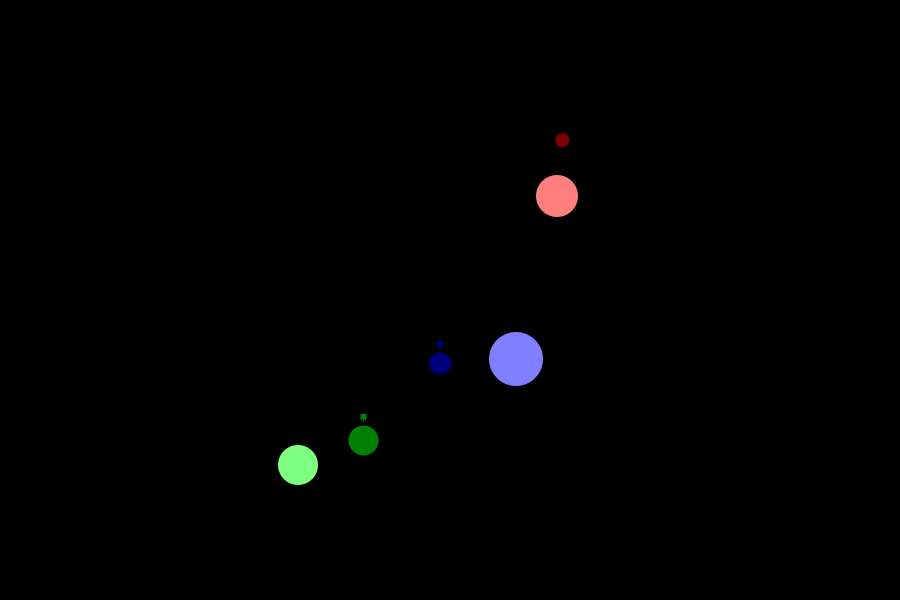
Frame 1 (no input)
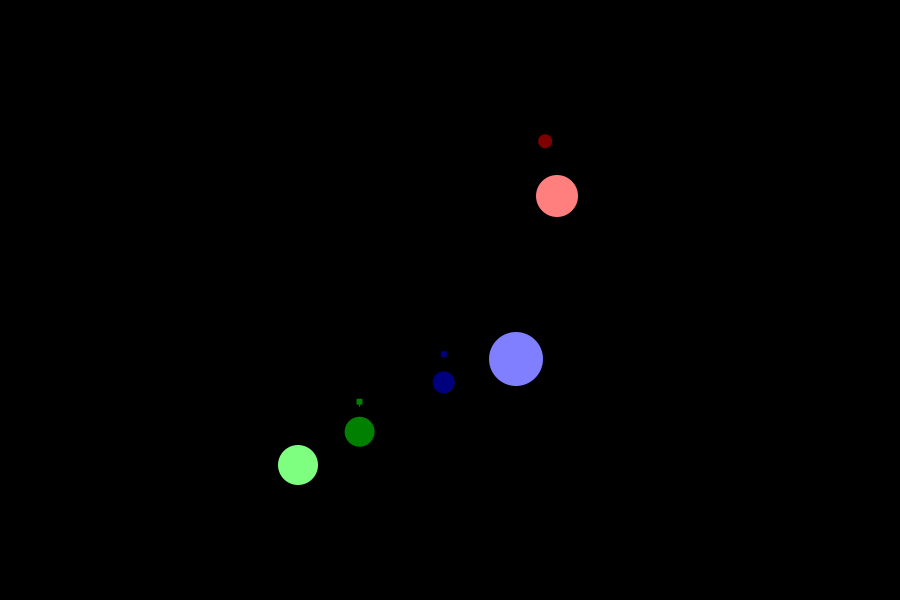
Frame 60 (the mouse pressed at the canvas centre just before this capture)
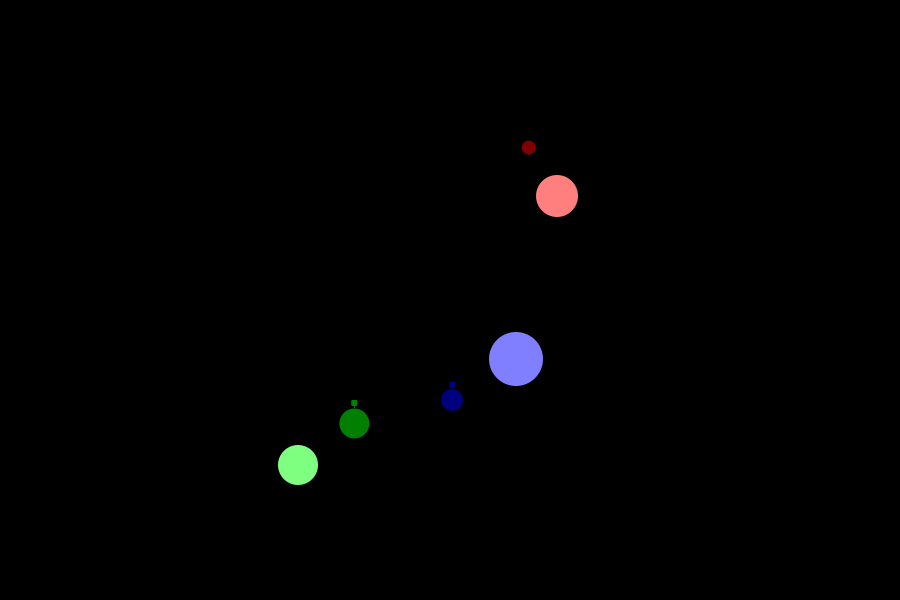
Frame 120 (the mouse held since frame 60 and released just before this capture)

The Processing sketch that drew these frames (run headless with seeded random() and noise(); from frame 60 on, the mouse is pressed at the canvas centre):

// Processing sketch: LivingRoom
// ── LivingRoom.pde
/*
A postcard for Creative Coding course.
*/

// Declare and initialise variables
ArrayList<SolarSystem> systems;
ArrayList<LifeForm> life;
color backgroundColour = #000000;
int numPossibleSystems = 9;
int sunSizeMean = 24;
int sunSizeVariation = 4;
int planetSizeMean = 12;
int planetSizeVariation = 2;
int sunBrightness = 255;
int sunSaturation = 127;
int planetBrightness = 127;
int planetSaturation = 255;
int lifeBodySize = 6;
int lifeBodyMass = lifeBodySize * lifeBodySize / 100;
float breedChance = 0.01;
float lifeChance = 0.67;

void setup() {
  size (900, 600);
  colorMode(HSB);
  systems = new ArrayList<SolarSystem>();
  life = new ArrayList<LifeForm>();
  int cx, cy, ss, ps;
  int margin = 2 * (sunSizeMean + sunSizeVariation + planetSizeMean + planetSizeVariation);
  color sc, pc;
  //float lerpPoint;
  //boolean tooClose = false;
  for (int i = 0; i < numPossibleSystems; i++ ) {
    //lerpPoint = i / numPossibleSystems;   
    cx = (int) random(margin, width - margin);
    cy = (int) random(margin, height - margin);
    ss = (int) (sunSizeMean + randomGaussian() * sunSizeVariation);
    ps = (int) (planetSizeMean + randomGaussian() * planetSizeVariation);
    sc = color(i * 255 / numPossibleSystems, sunSaturation, sunBrightness);
    pc = color(i * 255 / numPossibleSystems, planetSaturation, planetBrightness);
    systems.add(new SolarSystem(cx, cy, ss, ps, sc, pc));
  }
  // clean up too-close systems
  for (int i = 0; i < systems.size(); i++ ) {
    for (int j = 0; j < systems.size(); j++ ) {
      if (i != 0 && i != j) {
        //println("dist " + systems.get(i).x + ", " + systems.get(i).y + ", " + systems.get(j).x + ", " + systems.get(j).y);
        if(dist(systems.get(i).x, systems.get(i).y, systems.get(j).x, systems.get(j).y) < margin * 1.5) {
          systems.get(i).removed = true;
        }
      }
    }
  }
  /*
  for (int i = 0; i < systems.size(); i++ ) {
    if (systems.get(i).removed == true) systems.remove(i);
    println("removed " + i);
  }
  */
  // test settings
  //frameRate(1);
  //println(systems.size());
  // distribute lifeforms amongst remaining solar systems
  for (int i = 0; i < systems.size(); i++) {
    color thisColour;
    int legs, legLength;
    if (systems.get(i).removed == false && lifeChance > random(1)) {
      thisColour = systems.get(i).planetColour;
      legs = (int) random(1, 4);
      legLength = (int) random(1, lifeBodySize);
      // (color _c, int _ln, int _ll, int _m, int _b, int _p, int _s)
      life.add(new LifeForm(thisColour, legs, legLength, lifeBodyMass, lifeBodySize, i, 0));
    }
  }
}

void draw() {
  background(backgroundColour);
  noStroke();
  for (int i = 0; i < systems.size(); i++) {
    SolarSystem thisSolarSystem = systems.get(i);
    if (systems.get(i).removed == false) {
      thisSolarSystem.display();
      for (int j = 0; j < life.size(); j++) {
        if (life.get(j).planet == i) {
          life.get(j).display(systems.get(i).getPlanetX(), systems.get(i).getPlanetY(), systems.get(i).planetSize);
        }
      }
    }
  }
  breed();
}

void breed() {
  for (int i = 0; i < systems.size(); i++ ) {
    if (systems.get(i).removed == false) {
      int inhabitants = 0;
      color thisColour;
      int legs, legLength;
      for (int j = 0; j < life.size(); j++) {
        if (life.get(j).planet == i) inhabitants++;
      }
      if (inhabitants < 12 && random(inhabitants + 1) < breedChance) {
        thisColour = systems.get(i).planetColour;
        legs = (int) random(1, 2);
        legLength = (int) random(1, lifeBodySize);
        life.add(new LifeForm(thisColour, legs, legLength, lifeBodyMass, lifeBodySize, i, inhabitants));
      }
    }
  }
}
// ── LifeForm.pde
// LifeForm class

class LifeForm {
  public color colour;
  public int legNumber;
  public int legLength;
  int bodySize;
  float mass;
  float jumpForce;
  //int age;
  //int maturityAge = 600;
  int mode; // 0 = immature; 1 = mature; 2 = floating
  public int planet;
  int planetSlot;
  
  LifeForm (color _c, int _ln, int _ll, int _m, int _b, int _p, int _s) {
    colour = _c;
    legNumber = _ln;
    legLength = _ll;
    mass = _m + (_ln * _ll);
    jumpForce = _ln * _ll * 100;
    //age = 0;
    bodySize = _b;
    planet = _p;
    planetSlot = _s;
  }
  
  void display(float _x, float _y, float _o) { // , float _r, float _h
    rectMode(CENTER);
    fill(colour);
    noStroke();
    if (this.mode < 2) {
      float amplitude = jumpForce / (mass * _o);
      float frequency = frameRate / 2000;
      //float jumpHeight = sin(frameCount % 360) * amplitude + amplitude / 2;
      float jumpHeight = (sin(frequency * frameCount % 360) * amplitude + amplitude / 2);
      translate(_x, _y);
      rotate(radians(planetSlot * 30)); // _r + 
      rect(0, 0 - _o - legLength - (bodySize / 2) - jumpHeight, bodySize, bodySize, bodySize / 4);
      for (int i = 0; i < legNumber; i++) {
        stroke(colour);
        line(0, 0 - _o - jumpHeight, 0, 0 - _o - legLength - jumpHeight);
      }
      resetMatrix();
      noStroke();
      //age++;
      //println("jumpHeight: " + jumpHeight + " planetSize: " + _o);
      if (jumpHeight - bodySize > _o) {
        this.mode = 2;
        this.planet = -1;
      } else {
        // float
      }
    }
  }
  
}
// ── SolarSystem.pde
// SolarSystem class

class SolarSystem {
  public int x, y; // the centre of the sun
  public boolean removed = false; // if too close to others
  int sunSize; // used for the radius of the sun
  public int planetSize; // used for the radius and gravitational pull of the planet
  color sunColour; // colour of the sun
  public color planetColour; // colour of the planet, which determines colour of indigenous life
  float rotationalSpeed;
  float rotationalSpeedFactor = 0.1 * (random(-1, 1) < 0 ? -1.0 : 1.0);
  public float orbitalDistance;
  public float rotationalAngle;
  
  SolarSystem (int _x, int _y, int _s, int _p, color _sc, color _pc) {
    x = _x;
    y = _y;
    sunSize = _s;
    planetSize = _p;
    sunColour = _sc;
    planetColour = _pc;
    rotationalSpeed = rotationalSpeedFactor * (float) _s / (float) _p;
    orbitalDistance = 2.0 * (_s + _p);
    rotationalAngle = random(360);
  }
  
  void display() {
    ellipseMode(RADIUS);
    fill(sunColour);
    ellipse(x, y, sunSize, sunSize);
    //println(x + ", " + y + " " + sunSize);
    fill(planetColour);
    translate(x, y);
    rotate(radians(rotationalAngle));
    ellipse(0, 0 - orbitalDistance, planetSize, planetSize);
    //println(orbitalDistance + " " + planetSize + " " + planetSize + " " + rotationalSpeed);
    rotationalAngle += rotationalSpeed;
    if (rotationalAngle >= 360.0) { rotationalAngle = rotationalAngle - 360.0; }
    resetMatrix();
  }
  
  float getPlanetX() {
    float pX;
    //cos(radians(rotationalAngle)) = orbitalDistance / pX // CAH
    pX = orbitalDistance * cos(radians(90 - rotationalAngle));
    pX = pX + x;
    return pX;
  }
  float getPlanetY() {
    float pY;
    //cos(radians(rotationalAngle)) = orbitalDistance / pX // SOH
    //S(ROT) = O(y) / ORB
    
    pY = orbitalDistance * sin(radians(90 - rotationalAngle));
    pY = y - pY;
    return pY;
  }  
}
